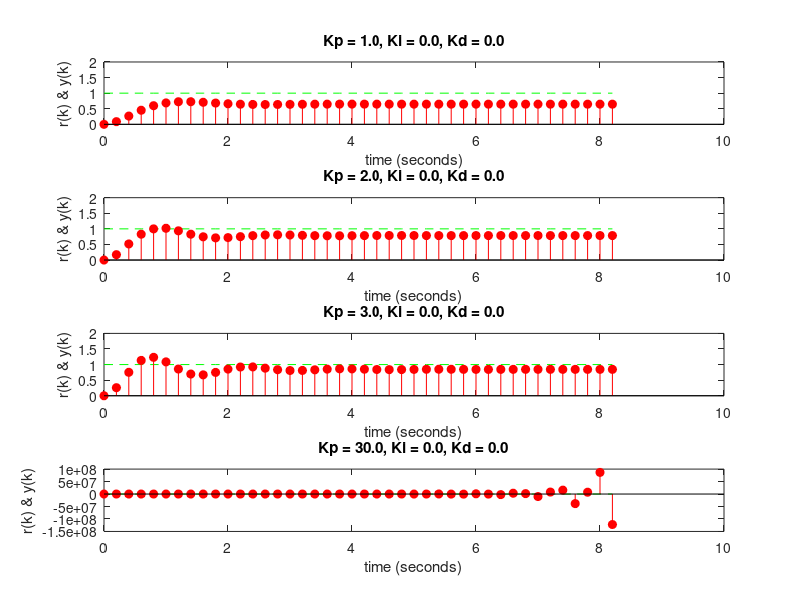
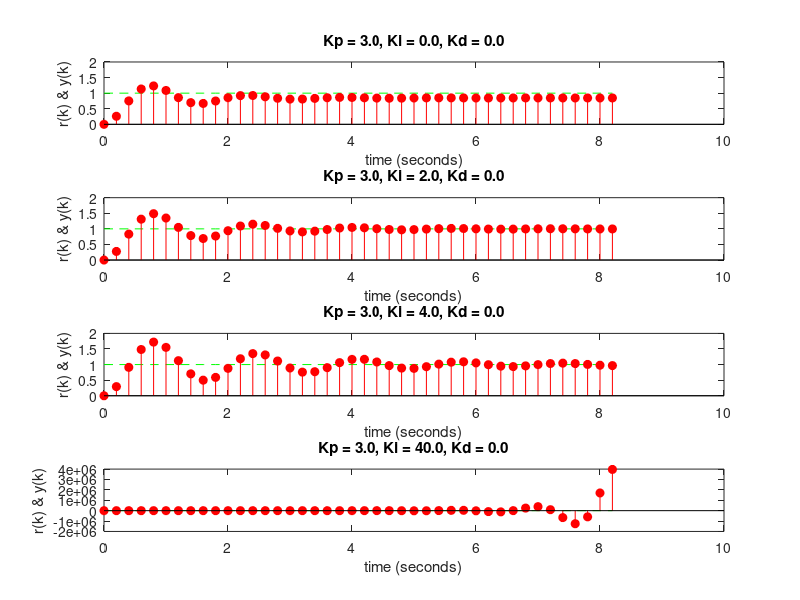
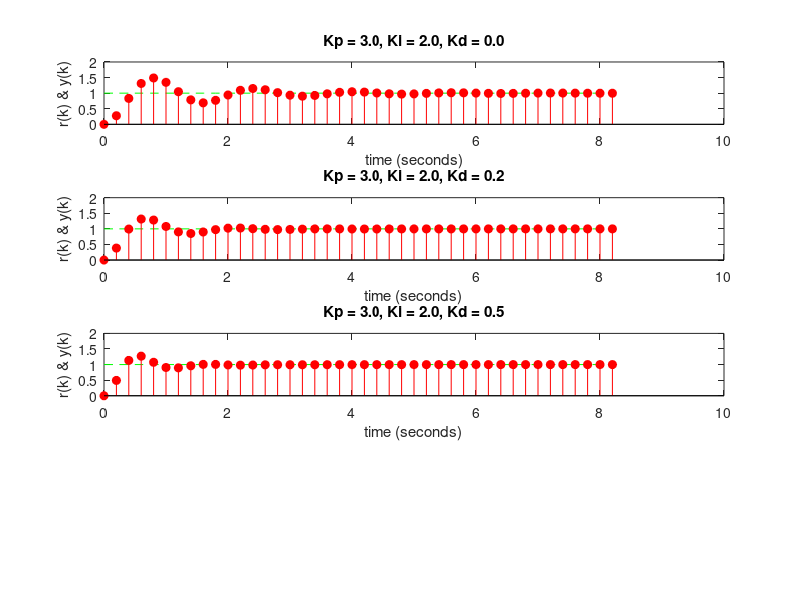

These charts were generated, in order, by the following MATLAB code:
%% Parameters for student ID 21455956  --------------------
b2 = 5.5;
b3 = 13;
a1 = 6.1;
a2 = 12;
a3 = 7.1;
n  = 42;      % number of sample periods
T  = 0.2;     % sampling period (seconds)

% Continuous-time plant Gp(s)
Gps = tf([b2 b3],[1 a1 a2 a3]);
% Discrete-time plant G(z) with ZOH
Gz = c2d(Gps, T, 'zoh');
% Time vector: n samples
t = 0:T:(n-1)*T;
r = ones(size(t));     % unit step input

%% Helper: function to get closed-loop system for given Kp, Ki, Kd
pid_cl = @(Kp,Ki,Kd) ...
    feedback( ...
        tf([T*Kp + 0.5*T^2*Ki + Kd, ...
            0.5*T^2*Ki - T*Kp - 2*Kd, ...
            Kd], ...
           [T -T 0], T) ...
        * Gz, ...   % <-- multiply by plant *inside* feedback
        1);

%% 1) Increasing Kp (P control, Ki = Kd = 0)  ----------------
figure(1)
Kp_vals = [1 2 3 30];
Ki = 0; Kd = 0;
for i = 1:4
    Kp = Kp_vals(i);
    SYSz = pid_cl(Kp,Ki,Kd);
    
    y = lsim(SYSz, r, t);

    subplot(4,1,i)
    plot(t, r, 'g--'); hold on
    stem(t, y, 'r', 'filled')
    if i < 4
        ylim([0 2]);      % only subplots 1–3
    end
    xlabel('time (seconds)')
    ylabel('r(k) & y(k)')
    title(sprintf('Kp = %.1f, Ki = %.1f, Kd = %.1f',Kp,Ki,Kd))
end

%% 2) Increasing Ki (PI control, Kd = 0)  --------------------
figure(2)
Kp = 3;
Kd = 0;
Ki_vals = [0 2 4 40];

for i = 1:4
    Ki = Ki_vals(i);
    SYSz = pid_cl(Kp,Ki,Kd);
    y = lsim(SYSz, r, t);

    subplot(4,1,i)
    plot(t, r, 'g--'); hold on
    stem(t, y, 'r', 'filled'),
    if i < 4
        ylim([0 2]);
    end
    xlabel('time (seconds)')
    ylabel('r(k) & y(k)')
    title(sprintf('Kp = %.1f, Ki = %.1f, Kd = %.1f',Kp,Ki,Kd))
end

%% 3) Increasing Kd (full PID control)  ----------------------
figure(3)
Kp = 3;
Ki = 2;
Kd_vals = [0 0.25 0.5 30
    ];

for i = 1:4
    Kd = Kd_vals(i);
    SYSz = pid_cl(Kp,Ki,Kd);
    y = lsim(SYSz, r, t);

    subplot(4,1,i)
    plot(t, r, 'g--'); hold on
    stem(t, y, 'r', 'filled')
    if i < 4
        ylim([0 2]);
    end
    xlabel('time (seconds)')
    ylabel('r(k) & y(k)')
    title(sprintf('Kp = %.1f, Ki = %.1f, Kd = %.1f',Kp,Ki,Kd))
end